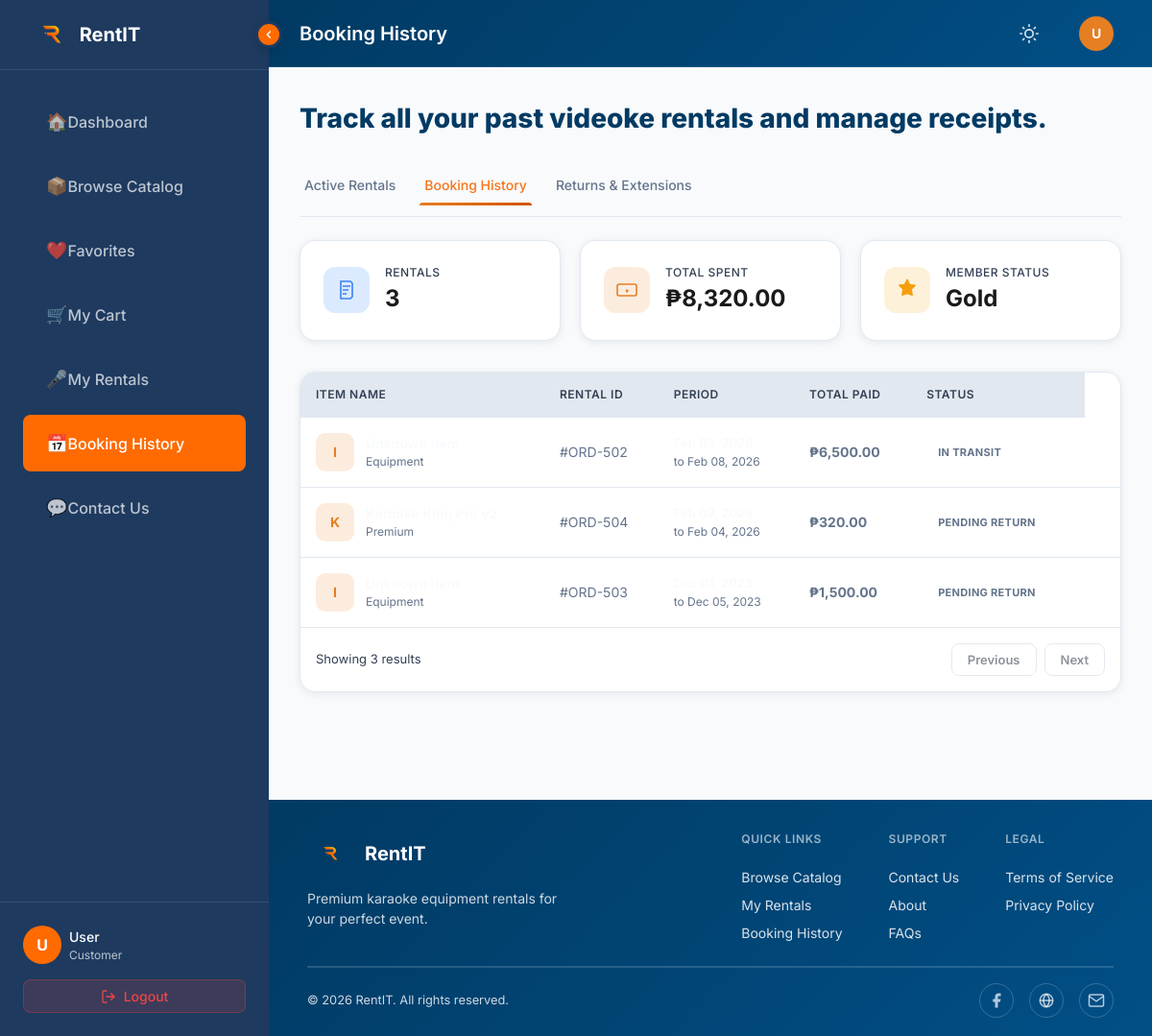
Page /client/bookinghistory/bookinghistory.php (signed in) on the earlier database version.
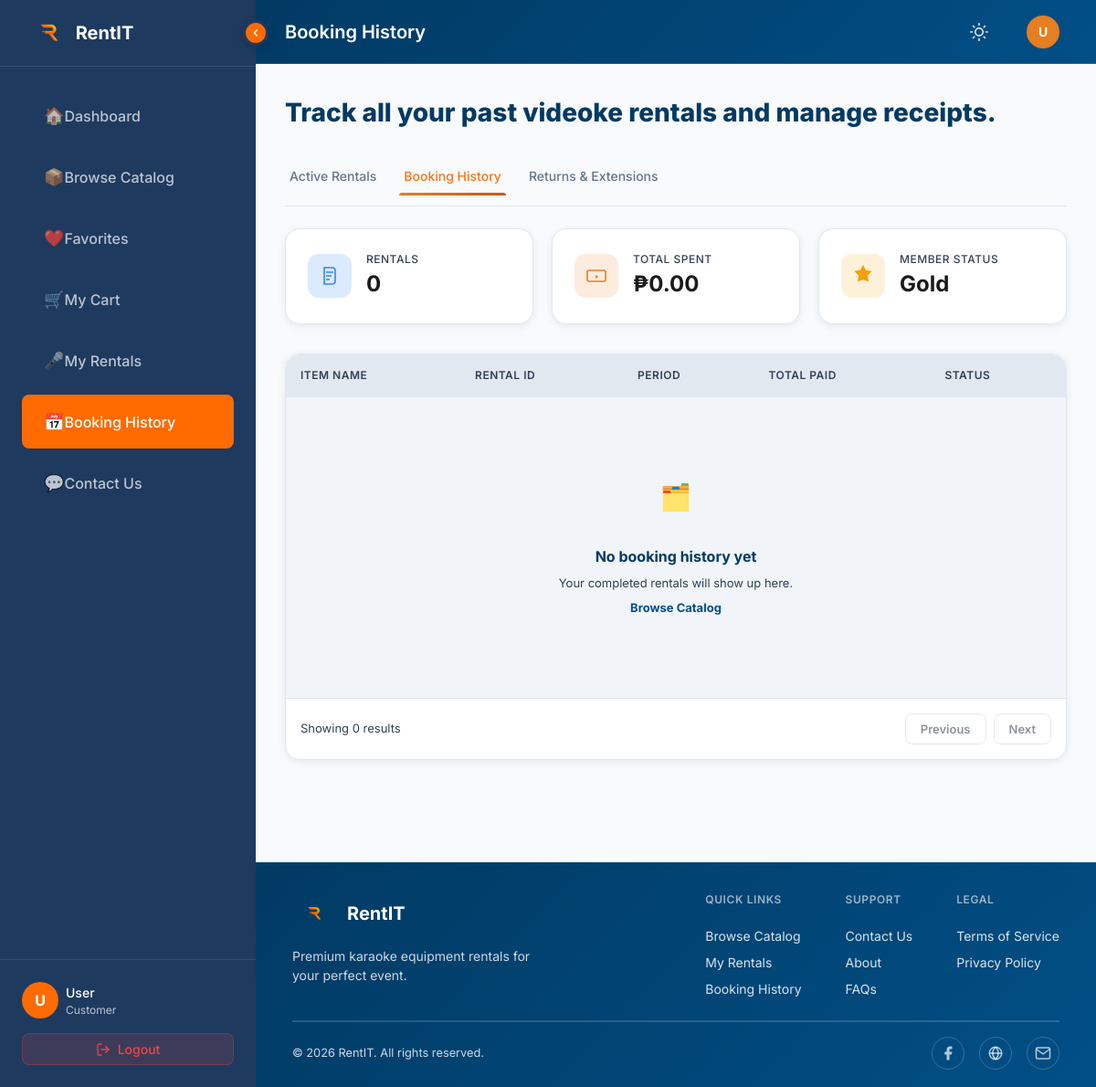
Same page on the later database version.
### tables this page shows
CREATE TABLE `rental` (
  `order_id` int(11) NOT NULL,
  `user_id` int(11) DEFAULT NULL,
  `rental_status` varchar(50) DEFAULT NULL,
  `return_reason` text DEFAULT NULL,
  `extension_days` int(11) DEFAULT 0,
  `total_price` decimal(10,2) DEFAULT NULL,
  `late_fee` decimal(10,2) DEFAULT 0.00,
  `venue` varchar(255) DEFAULT NULL,
  `customer_address` text DEFAULT NULL,
  `start_date` date DEFAULT NULL,
  `end_date` date DEFAULT NULL,
  `driver_id` int(11) DEFAULT NULL
);

CREATE TABLE `item` (
  `item_id` int(11) NOT NULL,
  `item_name` varchar(255) NOT NULL,
  `description` text DEFAULT NULL,
  `category` varchar(100) DEFAULT NULL,
  `image` varchar(255) DEFAULT NULL,
  `rating` decimal(3,1) DEFAULT NULL,
  `reviews` int(11) DEFAULT NULL,
  `price_per_day` decimal(10,2) NOT NULL,
  `deposit` decimal(10,2) DEFAULT NULL,
  `condition` varchar(100) DEFAULT NULL,
  `status` varchar(50) DEFAULT 'Available',
  `maintenance_notes` text DEFAULT NULL,
  `total_times_rented` int(11) DEFAULT 0,
  `total_units` int(11) NOT NULL DEFAULT 1,
  `available_units` int(11) NOT NULL DEFAULT 1,
  `is_visible` tinyint(1) NOT NULL DEFAULT 1,
  `is_featured` tinyint(1) NOT NULL DEFAULT 0,
  `tags` text DEFAULT NULL
);

### client/bookinghistory/bookinghistory.php (the view, shortened to what the changed rows need)
<?php
include '../../shared/php/db_connection.php';
$user_id = $_SESSION['user_id'];
$res_lifetime = mysqli_query($conn, "SELECT COUNT(*) AS lifetime_count FROM rental WHERE user_id = $user_id");
$lifetime_rentals = mysqli_fetch_assoc($res_lifetime)['lifetime_count'] ?? 0;
$res_spent = mysqli_query($conn, "SELECT SUM(total_price) AS total FROM rental WHERE user_id = $user_id");
$total_spent = mysqli_fetch_assoc($res_spent)['total'] ?? 0;
$history_query = "SELECT r.*, i.item_name, i.category, i.image
                  FROM rental r
                  LEFT JOIN rental_item ri ON r.order_id = ri.order_id
                  LEFT JOIN item i ON ri.item_id = i.item_id
                  WHERE r.user_id = $user_id
                  ORDER BY r.start_date DESC";
$history_result = mysqli_query($conn, $history_query);
$total_records = mysqli_num_rows($history_result);
?>
<!DOCTYPE html>
<html lang="en">
<head>
    <link rel="stylesheet" href="<?= BASE_URL ?>/shared/css/theme.css">
    <link rel="stylesheet" href="<?= BASE_URL ?>/shared/css/globals.css">
    <link rel="stylesheet" href="<?= BASE_URL ?>/client/dashboard/dashboard.css">
    <link rel="stylesheet" href="<?= BASE_URL ?>/client/bookinghistory/bookinghistory.css">
</head>
<body>
    <div class="app-container">
        <main class="main-content">
            <div class="content-area" id="contentArea">
                <div class="page-header-dashboard">
                    <div class="page-header-info">
                        <h1 class="page-title">Track all your past videoke rentals and manage receipts.</h1>
                    </div>
                </div>
                <section class="kpi-panel">
                    <div class="kpi-row">
                        <article class="kpi-card">
                            <div class="kpi-content">
                                <div class="kpi-label">Rentals</div>
                                <div class="kpi-value" id="lifetimeRentals"><?php echo $lifetime_rentals; ?></div>
                            </div>
                        </article>
                        <article class="kpi-card">
                            <div class="kpi-content">
                                <div class="kpi-label">Total Spent</div>
                                <div class="kpi-value" id="totalSpent">₱<?php echo number_format($total_spent, 2); ?></div>
                            </div>
                        </article>
                    </div>
                </section>
                <section class="history-section">
                    <div class="history-panel">
                        <table class="history-table" role="table" aria-label="Booking history">
                            <thead>
                                <tr>
                                    <th>Item Name</th>
                                    <th>Rental ID</th>
                                    <th>Period</th>
                                    <th>Total Paid</th>
                                    <th>Status</th>
                                </tr>
                            </thead>
                            <tbody id="historyTableBody">
                                <?php if ($total_records > 0): ?>
                                    <?php while($row = mysqli_fetch_assoc($history_result)): ?>
                                    <tr>
                                        <td>
                                            <div class="item-cell">
                                                <div class="item-img" aria-hidden="true"><?php echo strtoupper(substr($row['item_name'] ?? 'I', 0, 1)); ?></div>
                                                <div class="item-info">
                                                    <div class="item-name"><?php echo htmlspecialchars($row['item_name'] ?? 'Unknown Item'); ?></div>
                                                    <div class="small-muted"><?php echo htmlspecialchars($row['category'] ?? 'Equipment'); ?></div>
                                                </div>
                                            </div>
                                        </td>
                                        <td class="small-muted">#ORD-<?php echo $row['order_id']; ?></td>
                                        <td>
                                            <div class="period">
                                                <div class="date-start"><?php echo date('M d, Y', strtotime($row['start_date'])); ?></div>
                                                <div class="date-end">to <?php echo date('M d, Y', strtotime($row['end_date'])); ?></div>
                                            </div>
                                        </td>
                                        <td class="amount-cell"><strong>₱<?php echo number_format($row['total_price'], 2); ?></strong></td>
                                        <td>
                                            <?php
                                            $status_class = 'status-' . strtolower(str_replace(' ', '-', $row['rental_status']));
                                            ?>
                                            <span class="status-pill <?php echo $status_class; ?>"><?php echo htmlspecialchars($row['rental_status']); ?></span>
                                        </td>
                                        <td>
                                    <?php endwhile; ?>
                                <?php else: ?>
                                    <tr class="history-empty">
                                        <td colspan="6">
                                            <div class="empty-state">
                                                <div class="empty-state-icon">🗂️</div>
                                                <h3 class="empty-state-title">No booking history yet</h3>
                                                <p class="empty-state-text">Your completed rentals will show up here.</p>
                                                <a href="../catalog/catalog.php" class="empty-state-link">Browse Catalog</a>
                                            </div>
                                        </td>
                                    </tr>
                                <?php endif; ?>
                            </tbody>
                        </table>
                        <div class="pagination">
                            <div class="pagination-info">Showing <?php echo $total_records; ?> results</div>
                            <div class="pagination-buttons">
                                <button class="pagination-btn" disabled>Previous</button>
                                <button class="pagination-btn" disabled>Next</button>
                            </div>
                        </div>
                    </div>
                </section>
            </div>
        </main>
    </div>
</body>
</html>

Differences in the rows shown:
removed rental: item_name "I", category "Equipment", order_id "502", end_date "Feb 08, 2026", total_price "6,500.00", rental_status "IN TRANSIT"
removed rental: item.item_name "K", item.category "Premium", order_id "504", end_date "Feb 04, 2026", total_price "320.00", rental_status "PENDING RETURN"
removed rental: item_name "I", category "Equipment", order_id "503", end_date "Dec 05, 2023", total_price "1,500.00", rental_status "PENDING RETURN"
Other differences:
$lifetime_rentals: "3" → "0"
$total_spent: "8,320.00" → "0.00"
$total_records: "3" → "0"
text now shown: "🗂️ No booking history yet Your completed rentals will show up here. Browse Catalog"
